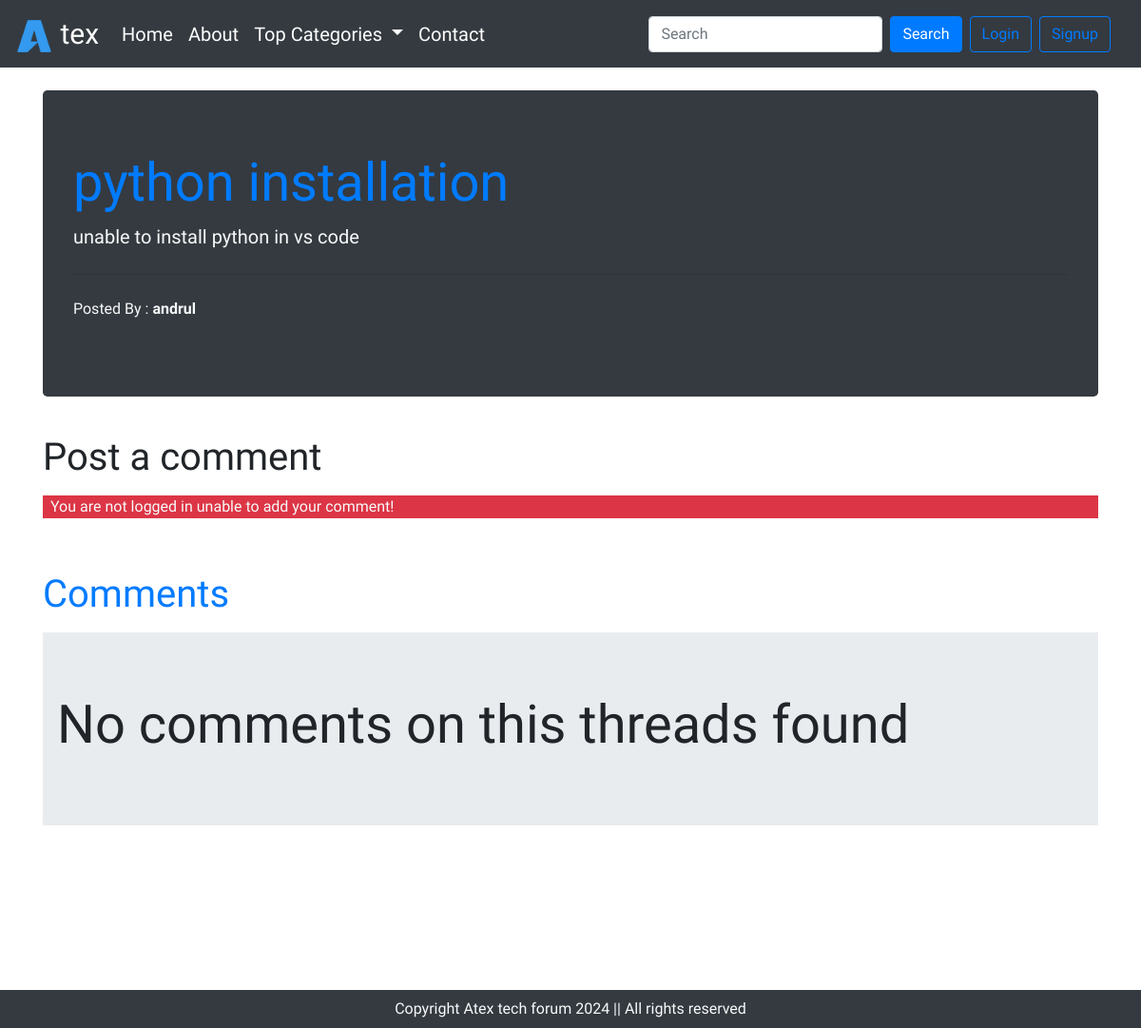
Screenshot of /thread.php?threadid=29 with the database file from the repository.
### tables this page shows
CREATE TABLE `threads` (
  `sno` int(11) NOT NULL,
  `thread_id` int(7) NOT NULL,
  `thread_title` varchar(255) NOT NULL,
  `thread_description` text NOT NULL,
  `thread_cat_id` int(7) NOT NULL,
  `thread_user_id` int(7) NOT NULL,
  `dt` datetime NOT NULL DEFAULT current_timestamp()
);

CREATE TABLE `users` (
  `sno` int(8) NOT NULL,
  `user_email` varchar(30) NOT NULL,
  `user_pass` varchar(255) NOT NULL,
  `dt` datetime NOT NULL DEFAULT current_timestamp()
);

### thread.php (the view, shortened to what this page needs)
<!doctype html>
<html lang="en">
<head>
    <link rel="stylesheet" href="https://cdn.jsdelivr.net/npm/bootstrap@4.6.2/dist/css/bootstrap.min.css"
>
        <link rel="stylesheet" href="style.css">
</head>
<body>
    <?php include './Partials/_dbconnect.php'; ?>
    <?php include './Partials/_header.php'; ?>
    <?php
        $id = $_GET['threadid'];
        $sql = "SELECT * FROM `threads` WHERE thread_id='$id' ";
        $result = mysqli_query($conn,$sql);
        while($row = mysqli_fetch_assoc($result)){
            $title = $row['thread_title'];
            $desc = $row['thread_description'];
            $wel_user_id = $row['thread_user_id'];
            $sql0 = "SELECT user_email FROM `users` WHERE sno='$wel_user_id' ";
            $result0 = mysqli_query($conn,$sql0);
            $row0 = mysqli_fetch_assoc($result0);
            $posted_by = $row0['user_email'];
        }
    ?>
    <div class="container my-4 ">
        <div class="jumbotron bg-dark text-light">
            <h1 class="display-4 text-primary"><b><?php echo $title; ?></b></h1>
            <p class="lead"><?php echo $desc; ?></p>
            <hr class="my-4">
            <p>Posted By : <b><?php echo $posted_by; ?></b></p>
        </div>
    </div>
    <?php
        if(isset($_SESSION['loggedin']) && $_SESSION['loggedin'] == true){
            echo '
            <div class="container">
                <h1 class="py-2 text-primary" >Post a comment</h1>
                <form action="'.$_SERVER['REQUEST_URI'].'" method="post">
                    <div class="form-group">
                        <label for="exampleFormControlTextarea1">reply here </label>
                        <textarea class="form-control" id="comment" name="comment" rows="3"></textarea>
                        <input type="hidden" name="sno" value=" '.$_SESSION['sno'].' ">
                    </div>
                    <button type="submit" class="btn btn-dark">Post Comment</button>
                </form>
            </div>';
        }
        else{
            echo '
            <div class="container ">
                <h1 class="py-2">Post a comment</h1>
                <p class="bg-danger text-light px-2"> You are not logged in unable to add your comment!</p>
            </div>';
        }
    ?>
    <div class="container my-5 "  id="ques">
        <h1 class="py-2 text-primary">Comments</h1>
        <?php
            $noResult = true;
            if($noResult){
             echo '
             <div class="jumbotron jumbotron-fluid">
                <div class="container">
                 <h1 class="display-4">No comments on this threads found</h1>
                </div>
             </div>';
            }
        ?>
    </div>
    <?php include './Partials/_footer.php';?>
</body>
</html>

### style.css (style rules this page uses)
body { font-family: "Ubuntu Condensed", sans-serif; }

### thread.php (style rules this page uses)
#ques { min-height: 400px; }

### rows the page displays
threads: thread_title "python installation", thread_description "unable to install python in vs code"
users: user_email "andrul"
